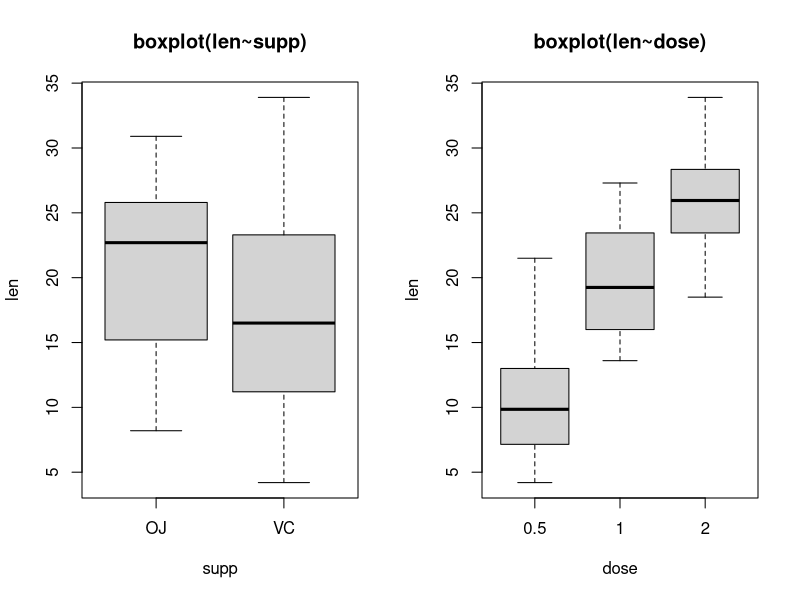
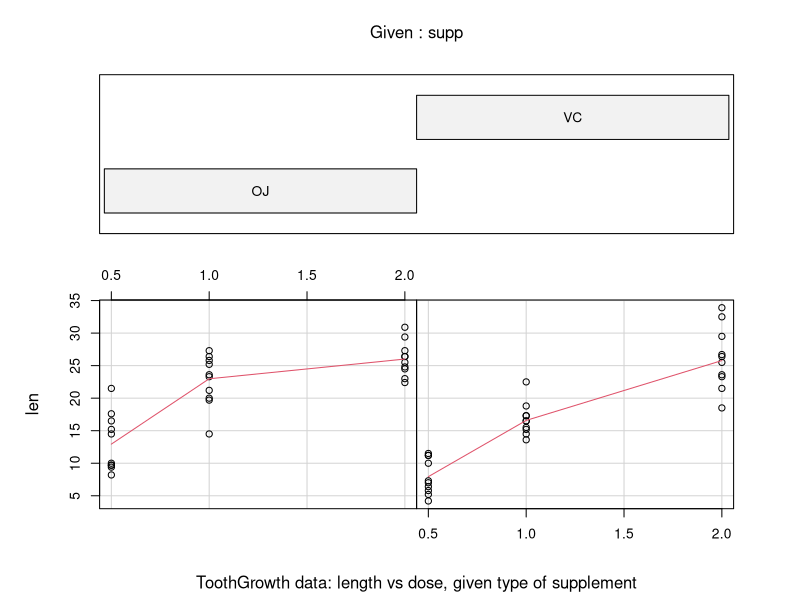

Write R code to recreate these figures, in order.
## ---- chunk 1
library(datasets)
data(ToothGrowth)
par(mfrow = c(1, 2))
boxplot(len~supp, data=ToothGrowth, main="boxplot(len~supp)")
boxplot(len~dose, data=ToothGrowth,main="boxplot(len~dose)")
coplot(len ~ dose | supp, data = ToothGrowth, panel = panel.smooth,
       xlab = "ToothGrowth data: length vs dose, given type of supplement")
## ---- chunk 2
g_VC<-ToothGrowth[ToothGrowth$supp=="VC","len"]
g_OJ<-ToothGrowth[ToothGrowth$supp=="OJ","len"]
diff=g_OJ - g_VC
mean(diff)
## ---- chunk 3
alpha<-0.05
tt<-t.test(diff,conf.level=1-alpha); tt
## ---- chunk 4
qt(1-alpha,29)
## ---- chunk 5
diff2=ToothGrowth$len/ToothGrowth$dose
mean(diff2)
## ---- chunk 6
alpha<-0.05; miu0=17
tt2<-t.test(diff2,mu=miu0); tt2
qt(1-alpha/2,59)
